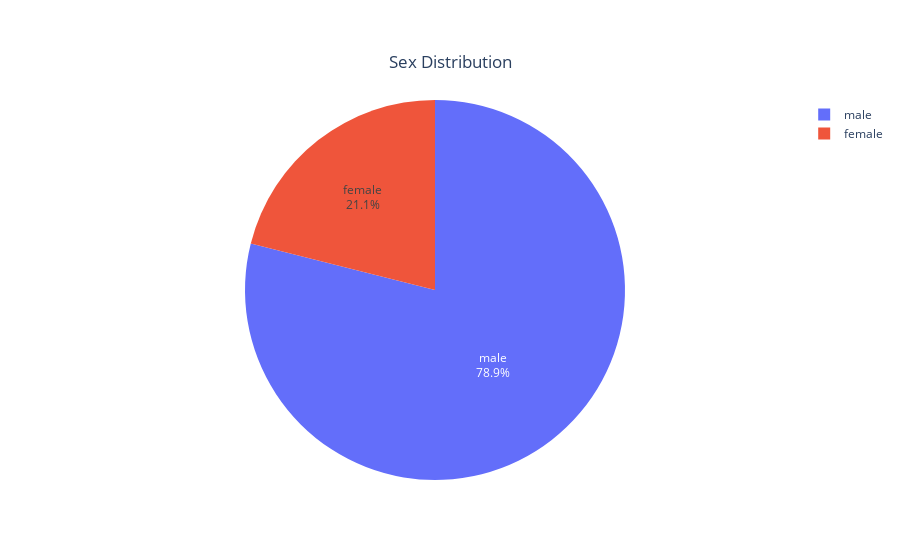

Write notebook code for a chart like this one.
### Code cell
fig = px.pie(sex_df, values='suicides/100k pop', names='sex',
    title=dict(
        text='Sex Distribution',
        y=0.90,
        x=0.5,
        xanchor='center',
        yanchor='top'
    ),
             hover_data=['suicides/100k pop'])
fig.update_traces(textposition='inside', textinfo='percent+label')
fig.show()

### Figure 1 — Plotly figure (JSON) as saved in the notebook; plotly's stock layout.template omitted (floating-point values rounded to 4 significant figures)
{"data": [{"customdata": [[5.396], [20.23]], "domain": {"x": [0, 1], "y": [0, 1]}, "hoverlabel": {"namelength": 0}, "hovertemplate": "suicides/100k pop=%{value}<br>sex=%{label}", "labels": ["female", "male"], "legendgroup": "", "name": "", "showlegend": true, "textinfo": "percent+label", "textposition": "inside", "type": "pie", "values": [5.396, 20.23]}], "layout": {"legend": {"tracegroupgap": 0}, "title": {"text": "Sex Distribution", "x": 0.5, "xanchor": "center", "y": 0.9, "yanchor": "top"}}}
